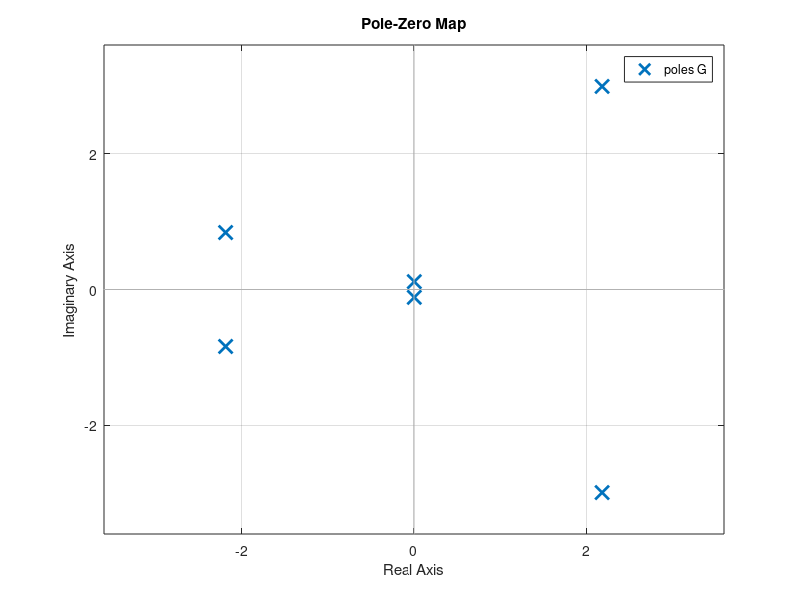
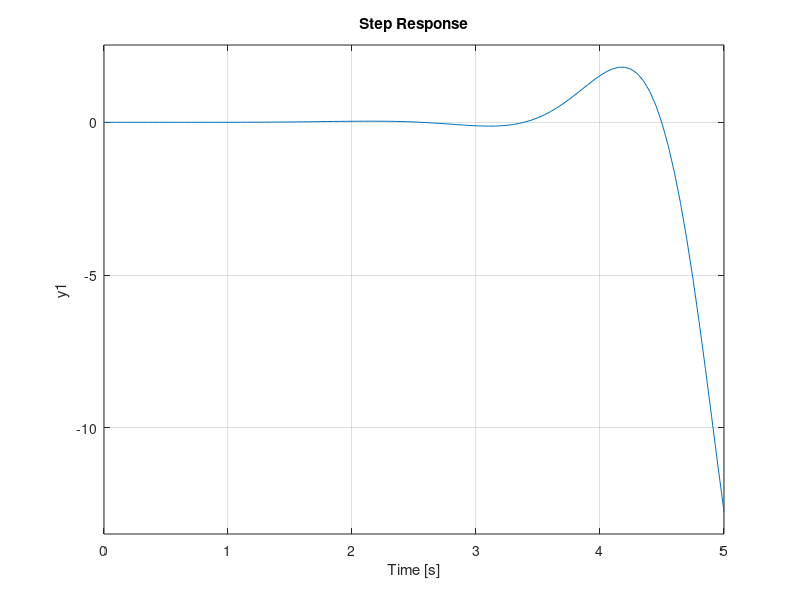

These figures' MATLAB source, in order:
clear

% Polynom som array av koeffisienter
p = [1 0 0.1 36 75 0 1];

% NB: husk nullere når vi mangler et s-ledd
% Vi kan ha nullere i front (0*s^7...), men ikke bakerst.

r = roots(p)

%%

% Definere kompleks Laplace-variabel
s = tf('s');

G = 1/(s^6+0.1*s^4+36*s^3+75*s^2+1)

num = 1;
den = p;

G = tf(num,den)

figure
pzmap(G)
%%

figure
step(G,5)

zero(G)
pole(G)